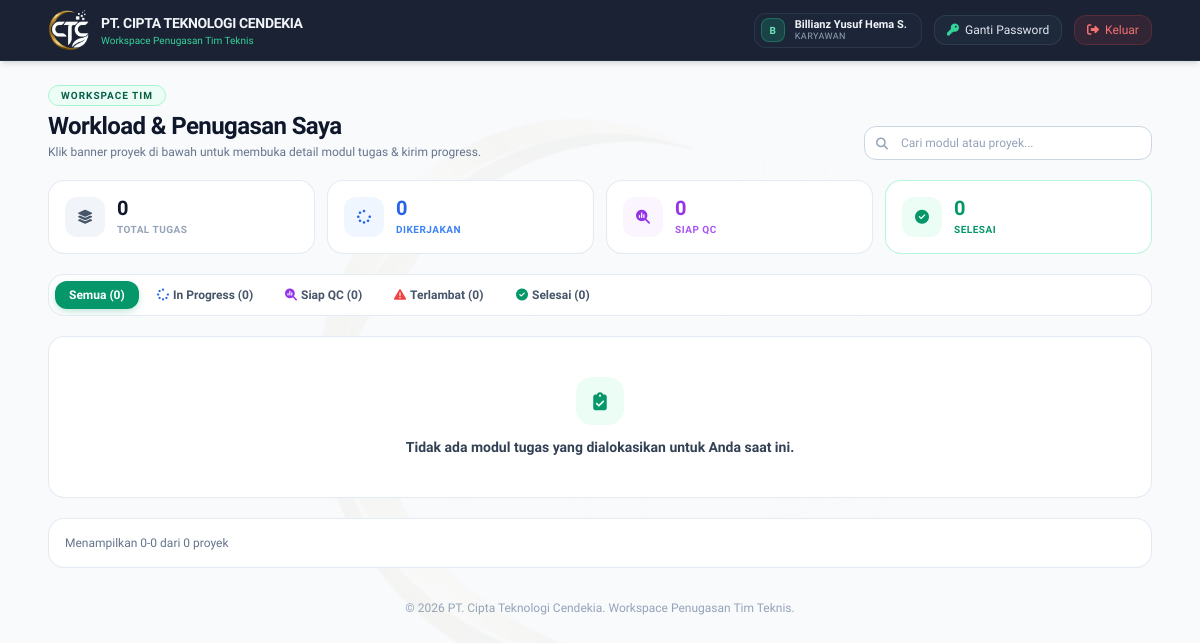
Before: /my_tasks.php (signed in) with the older database file.
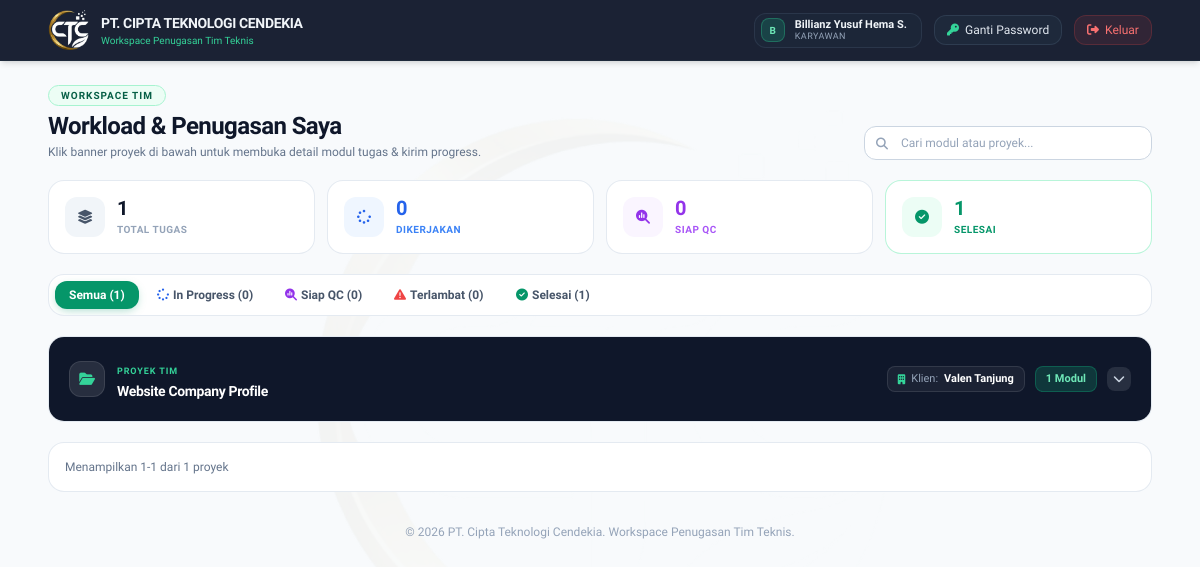
After: the same page with the newer database file.
### tables this page shows
CREATE TABLE `tasks` (
  `id` int(11) NOT NULL,
  `project_id` int(11) NOT NULL,
  `assigned_to` int(11) DEFAULT NULL,
  `user_id` int(11) NOT NULL,
  `nama_tugas` varchar(200) NOT NULL,
  `prioritas` enum('Low','Medium','High','Urgent') DEFAULT 'Medium',
  `status` enum('To Do','In Progress','Ready for Review','Done') DEFAULT 'To Do',
  `progress_notes` text DEFAULT NULL,
  `updated_by_user_id` int(11) DEFAULT NULL,
  `revision_notes` text DEFAULT NULL,
  `drive_link` varchar(255) DEFAULT NULL,
  `deadline` date NOT NULL,
  `updated_at` timestamp NOT NULL DEFAULT current_timestamp() ON UPDATE current_timestamp()
);

CREATE TABLE `projects` (
  `id` int(11) NOT NULL,
  `nama_projek` varchar(150) NOT NULL,
  `klien` varchar(100) NOT NULL,
  `budget` decimal(15,2) NOT NULL DEFAULT 0.00,
  `tanggal_mulai` date NOT NULL,
  `deadline` date NOT NULL,
  `status` enum('Planning','In Progress','Completed','On Hold') DEFAULT 'Planning',
  `kategori_rab` enum('Website','IoT','Mobile','Custom') NOT NULL DEFAULT 'Website',
  `rab_custom_data` longtext DEFAULT NULL,
  `client_token` varchar(64) DEFAULT NULL,
  `requirement_id` int(11) DEFAULT NULL,
  `created_at` timestamp NOT NULL DEFAULT current_timestamp()
);

### my_tasks.php (the view, shortened to what the changed rows need)
<?php
require_once __DIR__ . '/config/database.php';
$user_id   = $_SESSION['user_id'];
$stmtMyTasks = $pdo->prepare("
    SELECT DISTINCT t.*, p.nama_projek, p.klien
    FROM tasks t
    JOIN projects p ON t.project_id = p.id
    LEFT JOIN task_assignees ta ON t.id = ta.task_id
    WHERE t.user_id = ? OR t.assigned_to = ? OR ta.user_id = ?
    ORDER BY p.nama_projek ASC, FIELD(t.prioritas, 'Urgent', 'High', 'Medium', 'Low'), FIELD(t.status, 'In Progress', 'Ready for Review', 'To Do', 'Done'), t.deadline ASC
");
$stmtMyTasks->execute([$user_id, $user_id, $user_id]);
$myTasks = $stmtMyTasks->fetchAll();
$projectsWithTasks = [];
$countAll = count($myTasks);
$countInProgress = 0;
$countReview = 0;
$countDone = 0;
$countOverdue = 0;
foreach ($myTasks as $tk) {
    $pId = $tk['project_id'];
    if (!isset($projectsWithTasks[$pId])) {
        $projectsWithTasks[$pId] = [
            'project_id'   => $pId,
            'nama_projek'  => $tk['nama_projek'],
            'klien'        => $tk['klien'],
            'tasks'        => [],
            'urgent_count' => 0
        ];
    }
    $projectsWithTasks[$pId]['tasks'][] = $tk;
    $st = strtolower($tk['status']);
    if ($st === 'in progress') $countInProgress++;
    elseif ($st === 'ready for review') $countReview++;
    elseif ($st === 'done') $countDone++;
}
?>
<!DOCTYPE html>
<html lang="id">
<head>
    <script src="https://cdn.tailwindcss.com"></script>
    <link rel="stylesheet" href="https://cdnjs.cloudflare.com/ajax/libs/font-awesome/6.4.0/css/all.min.css">
</head>
<body class="bg-[#f8fafc] text-slate-800 min-h-screen selection:bg-emerald-600 selection:text-white relative overflow-x-hidden antialiased">
    <header class="sticky top-0 z-40 bg-slate-900/95 text-white border-b border-slate-800 shadow-md backdrop-blur-md">
        <div class="max-w-6xl mx-auto px-4 sm:px-6 py-2.5 flex justify-between items-center gap-3">
            <div class="flex items-center gap-3 min-w-0">
                <div class="min-w-0">
                    <h1 class="font-bold text-xs sm:text-sm tracking-tight truncate text-slate-100">PT. CIPTA TEKNOLOGI CENDEKIA</h1>
                </div>
            </div>
        </div>
    </header>
    <main class="max-w-6xl mx-auto px-4 sm:px-6 py-6 relative z-10 animate-fade-in">
        <div class="mb-5 flex flex-col md:flex-row md:items-end justify-between gap-4">
            <div>
                <h2 class="text-xl sm:text-2xl font-bold text-slate-900 tracking-tight">Workload & Penugasan Saya</h2>
            </div>
        </div>
        <div class="grid grid-cols-2 sm:grid-cols-4 gap-3 mb-5">
            <div class="stat-card bg-white rounded-2xl border border-slate-200/90 p-4 shadow-xs flex items-center gap-3">
                <div class="min-w-0">
                    <span class="block text-xl font-bold text-slate-900 leading-none"><?= $countAll ?></span>
                    <span class="block text-[10px] font-semibold uppercase tracking-wider text-slate-400 mt-1">Total Tugas</span>
                </div>
            </div>
            <?php if ($countOverdue > 0): ?>
            <div class="stat-card bg-white rounded-2xl border border-red-200 p-4 shadow-xs flex items-center gap-3">
                <div class="w-10 h-10 rounded-xl bg-red-50 text-red-600 flex items-center justify-center text-sm shrink-0">
                    <i class="fa-solid fa-triangle-exclamation"></i>
                </div>
                <div class="min-w-0">
                    <span class="block text-xl font-bold text-red-600 leading-none"><?= $countOverdue ?></span>
                    <span class="block text-[10px] font-semibold uppercase tracking-wider text-red-500 mt-1">Terlambat</span>
                </div>
            </div>
            <?php else: ?>
            <div class="stat-card bg-white rounded-2xl border border-emerald-200/80 p-4 shadow-xs flex items-center gap-3">
                <div class="w-10 h-10 rounded-xl bg-emerald-50 text-emerald-600 flex items-center justify-center text-sm shrink-0">
                    <i class="fa-solid fa-circle-check"></i>
                </div>
                <div class="min-w-0">
                    <span class="block text-xl font-bold text-emerald-600 leading-none"><?= $countDone ?></span>
                    <span class="block text-[10px] font-semibold uppercase tracking-wider text-emerald-600 mt-1">Selesai</span>
                </div>
            </div>
            <?php endif; ?>
        </div>
        <div id="filterTabs" class="bg-white border border-slate-200/90 rounded-2xl p-1.5 mb-5 shadow-xs flex items-center gap-1 overflow-x-auto">
            <button onclick="filterStatus('all')" class="status-tab active-tab px-3.5 py-1.5 rounded-xl text-xs font-semibold whitespace-nowrap text-slate-600" data-status-tab="all">
                Semua (<?= $countAll ?>)
            </button>
            <button onclick="filterStatus('in_progress')" class="status-tab px-3.5 py-1.5 rounded-xl text-xs font-semibold whitespace-nowrap text-slate-600" data-status-tab="in_progress">
                <i class="fa-solid fa-spinner mr-1 text-blue-600"></i>In Progress (<?= $countInProgress ?>)
            </button>
            <button onclick="filterStatus('ready_for_review')" class="status-tab px-3.5 py-1.5 rounded-xl text-xs font-semibold whitespace-nowrap text-slate-600" data-status-tab="ready_for_review">
                <i class="fa-solid fa-magnifying-glass-chart mr-1 text-purple-600"></i>Siap QC (<?= $countReview ?>)
            </button>
            <button onclick="filterStatus('overdue')" class="status-tab px-3.5 py-1.5 rounded-xl text-xs font-semibold whitespace-nowrap text-slate-600" data-status-tab="overdue">
                <i class="fa-solid fa-triangle-exclamation mr-1 text-red-500"></i>Terlambat (<?= $countOverdue ?>)
            </button>
            <button onclick="filterStatus('done')" class="status-tab px-3.5 py-1.5 rounded-xl text-xs font-semibold whitespace-nowrap text-slate-600" data-status-tab="done">
                <i class="fa-solid fa-circle-check mr-1 text-emerald-600"></i>Selesai (<?= $countDone ?>)
            </button>
        </div>
        <div class="space-y-4" id="projectsContainer">
            <?php if (empty($projectsWithTasks)): ?>
                <div class="bg-white border border-slate-200/90 rounded-2xl p-10 text-center shadow-xs">
                    <div class="w-12 h-12 mx-auto mb-3 rounded-2xl bg-emerald-50 text-emerald-600 flex items-center justify-center text-lg">
                        <i class="fa-solid fa-clipboard-check"></i>
                    </div>
                    <p class="font-semibold text-slate-700 text-xs sm:text-sm">Tidak ada modul tugas yang dialokasikan untuk Anda saat ini.</p>
                </div>
            <?php else: ?>
                <?php foreach ($projectsWithTasks as $pId => $projectGroup): ?>
                    <div class="project-section bg-white border border-slate-200/90 rounded-2xl shadow-xs overflow-hidden" data-project-id="<?= $pId ?>">
                        <div onclick="toggleAccordion('project-content-<?= $pId ?>', 'project-chevron-<?= $pId ?>')"
                             class="p-4 sm:p-5 bg-slate-900 text-white cursor-pointer hover:bg-slate-800 transition-colors flex items-center justify-between gap-4 select-none">
                            <div class="flex items-center gap-3 min-w-0">
                                <div class="w-9 h-9 rounded-xl bg-white/10 text-emerald-400 flex items-center justify-center text-sm shrink-0 border border-white/10">
                                    <i class="fa-solid fa-folder-open"></i>
                                </div>
                                <div class="min-w-0">
                                    <span class="inline-block text-[9px] font-bold uppercase tracking-widest text-emerald-400 mb-0.5">
                                        PROYEK TIM
                                    </span>
                                    <h3 class="text-xs sm:text-sm font-bold text-white tracking-tight truncate">
                                        <?= htmlspecialchars($projectGroup['nama_projek']) ?>
                                    </h3>
                                </div>
                            </div>
                            <div class="flex items-center gap-2 sm:gap-2.5 shrink-0">
                                <div class="bg-white/5 border border-white/10 text-slate-300 text-[11px] px-2.5 py-1 rounded-lg font-medium hidden sm:flex items-center gap-1.5">
                                    <i class="fa-solid fa-building text-emerald-400 text-[10px]"></i>
                                    <span class="text-slate-400">Klien:</span> <strong class="text-white font-semibold"><?= htmlspecialchars($projectGroup['klien']) ?></strong>
                                </div>
                                <div class="bg-emerald-500/20 text-emerald-300 border border-emerald-500/30 text-[11px] px-2.5 py-1 rounded-lg font-bold">
                                    <?= count($projectGroup['tasks']) ?> Modul
                                </div>
                                <div class="w-6 h-6 rounded-lg bg-white/10 flex items-center justify-center text-slate-300 text-xs chevron-icon" id="project-chevron-<?= $pId ?>">
                                    <i class="fa-solid fa-chevron-down"></i>
                                </div>
                            </div>
                        </div>
                    </div>
                <?php endforeach; ?>
            <?php endif; ?>
        </div>
        <div class="bg-white border border-slate-200/90 rounded-2xl p-4 mt-5 shadow-xs flex flex-col sm:flex-row justify-between items-center gap-3 text-xs">
            <span class="text-slate-500 font-medium" id="paginationInfo">Menampilkan 0 proyek</span>
        </div>
    </main>
</body>
</html>

Changed rows visible on the page:
added tasks: project.nama_projek "Website Company Profile", project.klien "Valen Tanjung", count($projectGroup['tasks']) "1"
Other visible differences:
$countAll: "0" → "1"
$countDone: "0" → "1"
text written by a page script: "Menampilkan 0-0 dari 0 proyek" → "Menampilkan 1-1 dari 1 proyek"
text no longer shown: "Tidak ada modul tugas yang dialokasikan untuk Anda saat ini."
